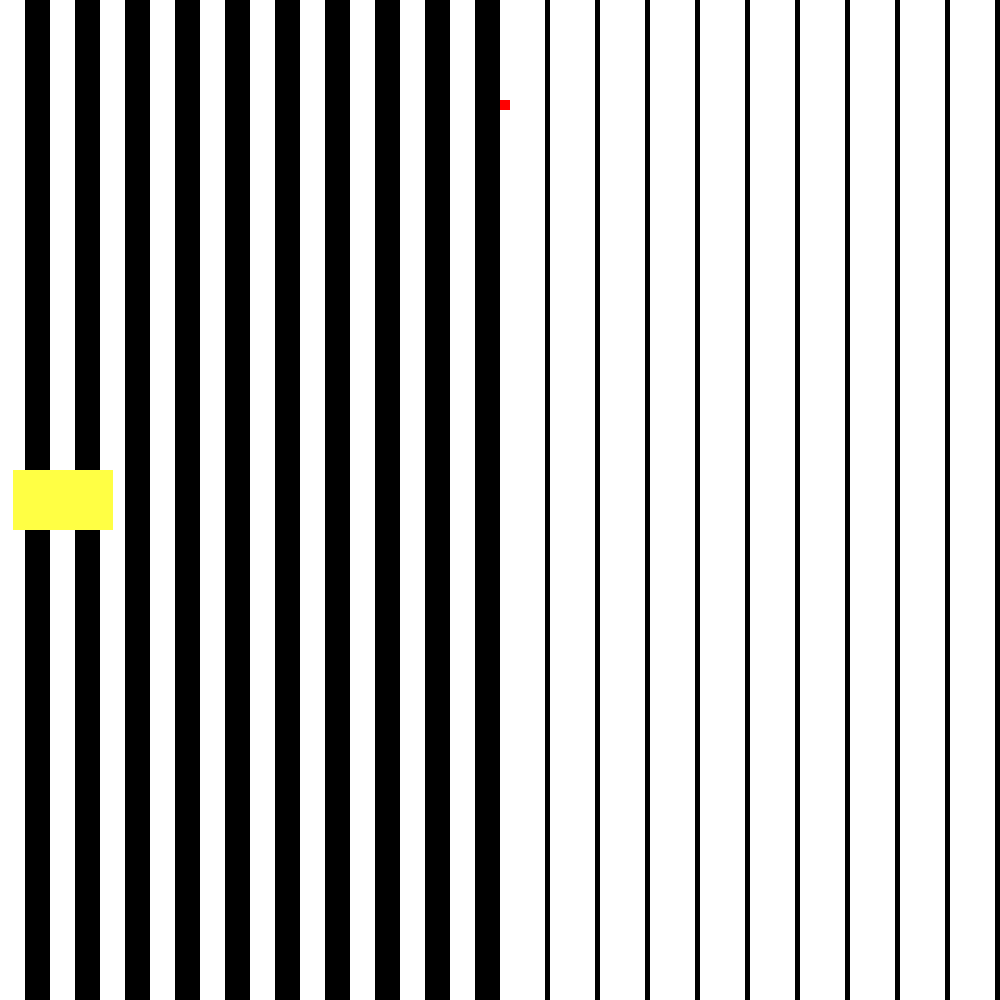
Frame 1 (no input)
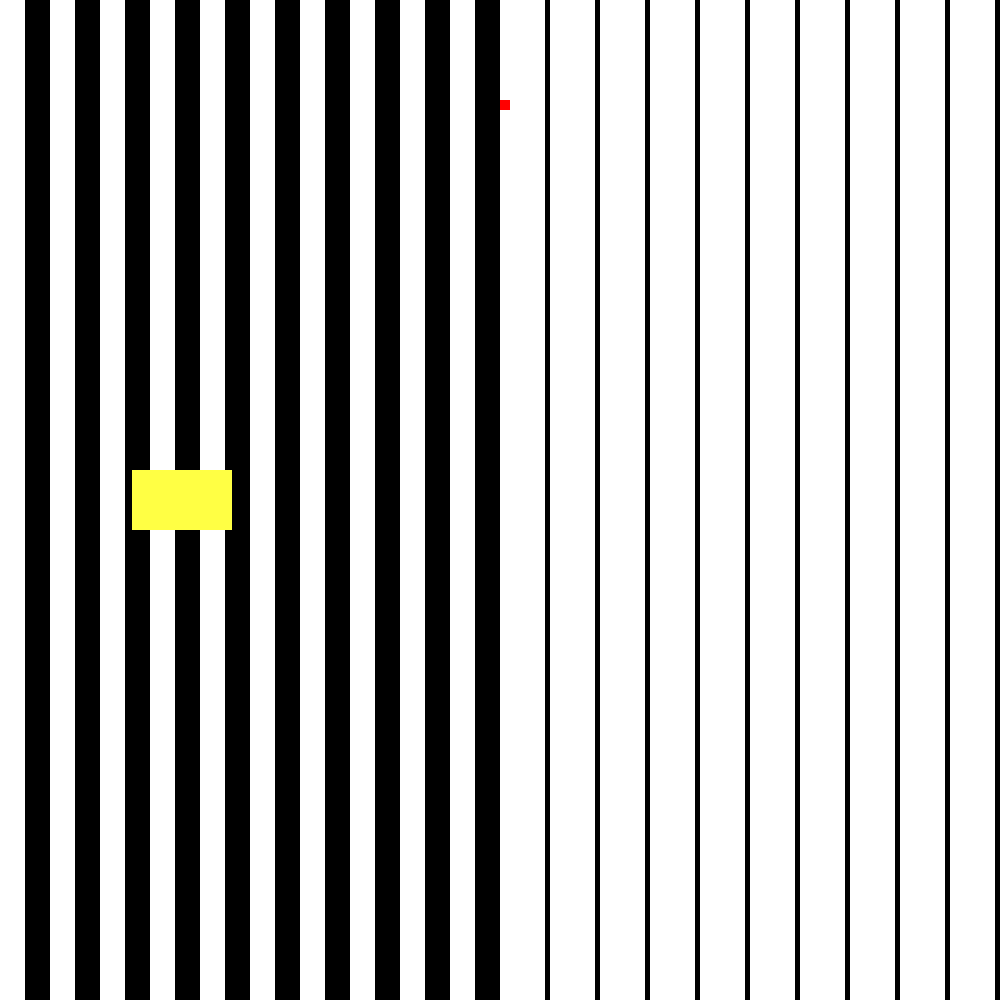
Frame 60 (the mouse pressed at the canvas centre just before this capture)
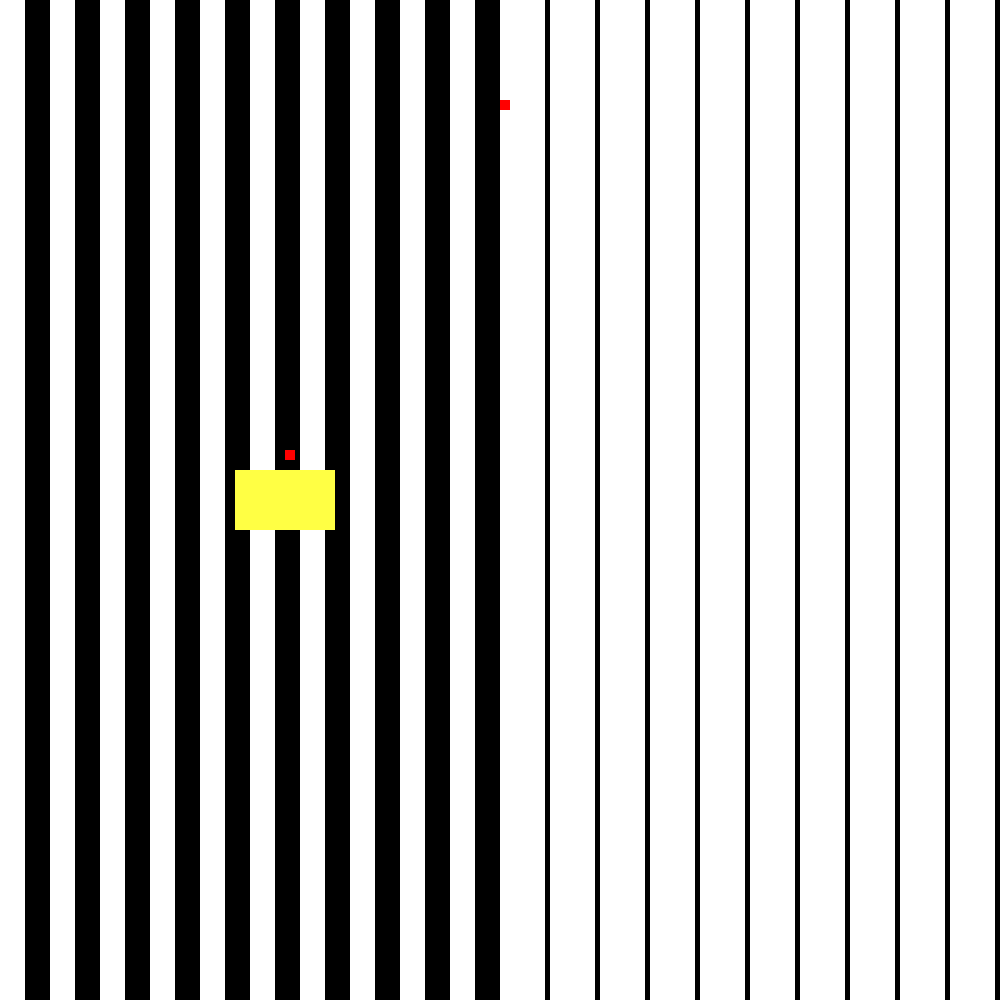
Frame 120 (the mouse held since frame 60 and released just before this capture)

The Processing sketch that drew these frames (run headless with seeded random() and noise(); from frame 60 on, the mouse is pressed at the canvas centre):

// Processing sketch: processing_129563
// ── processing_129563.pde

int last = 0;
int barWidth = 25;
int footLength = 100;

void setup(){
  size(1000,1000);
}

void draw(){
  makeStripes();
  if(millis()-last>10000){
    last = millis();
  }
  drawFeet();
  fill(#FF0000);
  rect(500,100,10,10);
}

void makeStripes(){
  background(#000000);
  noStroke();
  fill(#FFFFFF);
  for(int i=0;i<ceil(1000/(2*barWidth));i=i+1){
    if(i<ceil(500/(2*barWidth))){
      rect(i*2*barWidth,0,25,1000);
    }else{
      rect(i*2*barWidth,0,45,1000);
    }
  }
}

void drawFeet(){
  int mill = millis()-last;
  noStroke();
  fill(#FFFF44);
  rect(mill/10,470,footLength,60);
  fill(#FF0000);
  rect(mill/10+footLength/2,mouseY-50,10,10);
}
